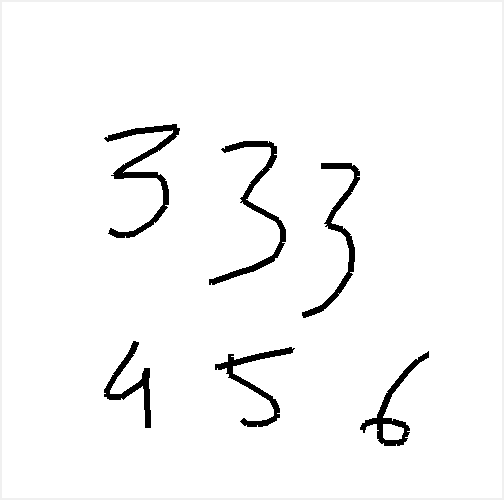
#> input picture src/temp.png, 504 x 500 px
$ python test.py   (Python 2 division)   (older library calls are emulated)
#> lines starting #> are read from the running program, lines starting #| are printed output that depends on the picture
import cv2
import datetime as dt

start = dt.datetime.now()
from skimage.feature import hog
end = dt.datetime.now()
print (end - start)

hog_ = cv2.HOGDescriptor()
im = cv2.imread("temp.png", cv2.CV_LOAD_IMAGE_GRAYSCALE)
#> im is the input picture: shape (500, 504); min 0, max 255, mean 247
im = cv2.resize(im, (64, 128))
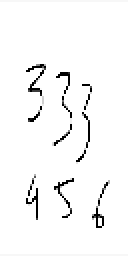
#> im: shape (128, 64) (shown 2 times larger); min 0, max 255, mean 247

# cv2.imshow("aa", im)
# cv2.waitKey()

start = dt.datetime.now()
h = hog_.compute(im)
#> h = 3780 values, max 0.991 at index 643, min 0 at index 0, mean 0.0692
end = dt.datetime.now()
print h.shape
#| (3780,)
print (end - start)

print im.shape
#| (128, 64)


start = dt.datetime.now()
h1 = hog(im, orientations=9, pixels_per_cell=(8, 8), cells_per_block=(2, 2), visualise=False)
#> h1 = 3780 values, max 1 at index 571, min 0 at index 0, mean 0.0565
end = dt.datetime.now()
print (end - start)
print h1.shape
#| (3780,)
print h1
#> (printed output is left out)
# print (end - start)
